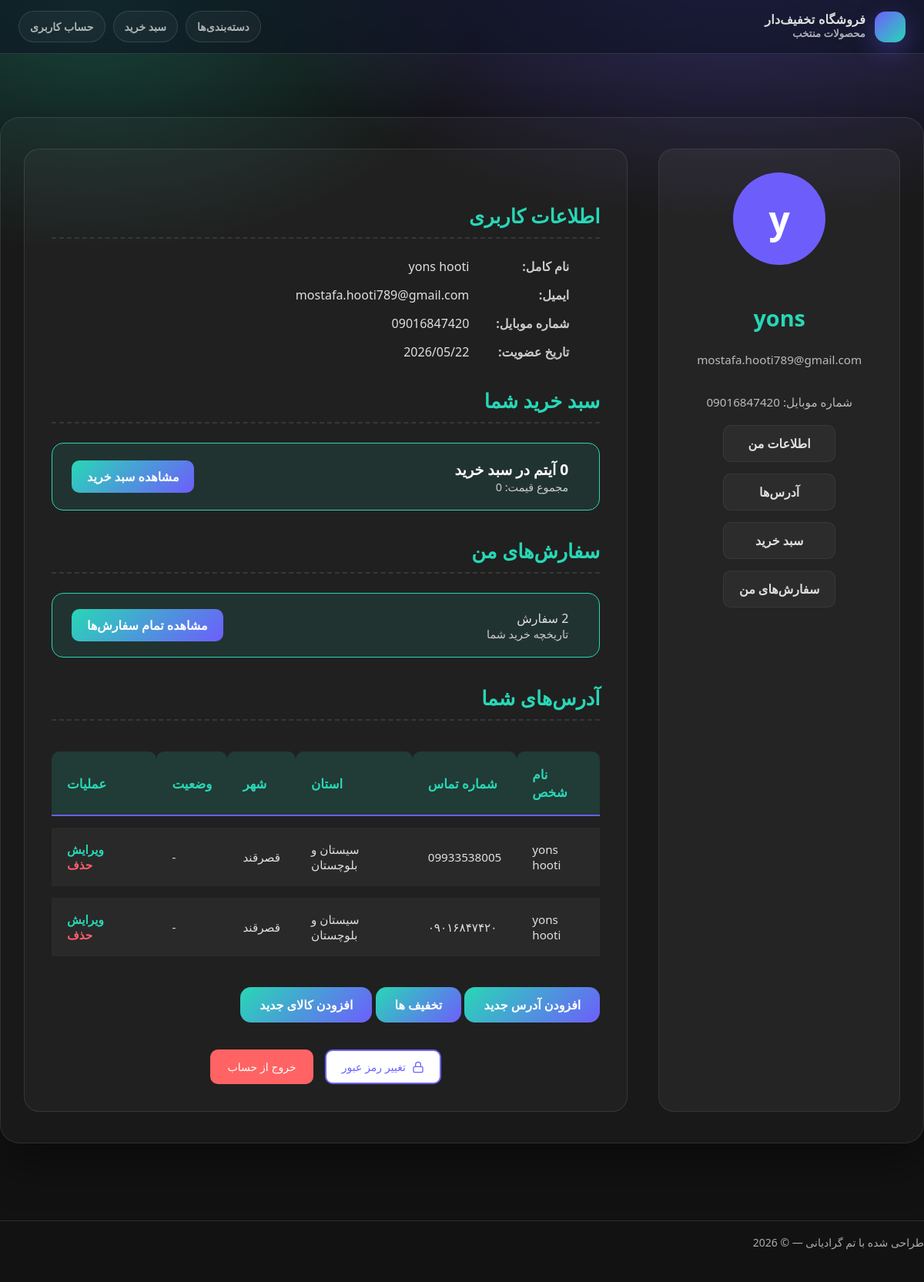
The page /account/profile/ (signed in) on the database its author committed.
### account/models.py (models this page shows, shortened)
class User(AbstractBaseUser, PermissionsMixin):
    phone = models.CharField(max_length=11, unique=True, verbose_name='شماره')
    email = models.EmailField(unique=True,null=True,blank=True,verbose_name="ایمیل")
    first_name = models.CharField(max_length=55, null=True, blank=True, verbose_name='اسم')
    last_name = models.CharField(max_length=55, null=True, blank=True, verbose_name='فامیل')
    is_active = models.BooleanField(default=True)
    is_staff = models.BooleanField(default=False)
    created_at = models.DateTimeField(auto_now_add=True)
    updated_at = models.DateTimeField(auto_now=True)
    date_joined = models.DateTimeField(default=timezone.now)
    manager = UserManager()
    USERNAME_FIELD = 'phone'
    REQUIRED_FIELDS = ["first_name", 'last_name']
    class Meta:
        ordering = ['-created_at']
        indexes = [
            models.Index(fields=["-created_at"]),
        ]

class AddressUser(models.Model):
    user = models.ForeignKey(User, on_delete=models.CASCADE, related_name='user', verbose_name="کاربر")
    phone_number = models.CharField(max_length=11, null=True, blank=True, verbose_name="شماره")
    first_name = models.CharField(max_length=55, verbose_name='اسم', null=True, blank=True)
    last_name = models.CharField(max_length=55, verbose_name='فامیل', null=True, blank=True)
    province = models.CharField(max_length=255, null=True, blank=True, verbose_name="استان")
    city = models.CharField(max_length=255, null=True, blank=True, verbose_name="شهر")
    cod_post = models.CharField(max_length=10, null=True, blank=True, verbose_name="کد پستی")
    created_at = models.DateTimeField(auto_now_add=True)
    updated_at = models.DateTimeField(auto_now=True)
    class Meta:
        ordering = ['-created_at']
        indexes = [
            models.Index(fields=["-created_at"]),
        ]

### account/views.py (the view, shortened to what this page needs)
# urls.py: path('profile/', views.ProfileView.as_view(), name='profile'),
class ProfileView(UserPassesTestMixin, generic.TemplateView):
    template_name = 'account/profile.html'
    def test_func(self):
        if not self.request.user.is_authenticated:
            return False
        return True
    def get_context_data(self, **kwargs):
        try:
            context = super().get_context_data(**kwargs)
            context['address_user'] = AddressUser.objects.filter(user=self.request.user)
            cart = Cart(self.request)
            order = Order.objects.filter(user=self.request.user)
            context['orders_count'] = len(order)
            context["total_price"] = cart.total_price()
            context["cart_item_count"] = cart.get_item_count()
            return context
        except Exception as e:
            logging.error(f"مشکل در دریافت اطلاعات اطلاعت کاربر {e} ", exc_info=True)
            raise Exception("مشکل در دریافت اطلاعات اطلاعت کاربر ")

### cart/cart.py (called while the page is built)
    def total_price(self):
        total = []
        for i, j in self.cart.items():
            total.append(int(j['old_price']) * int(j['quantity']))
        return sum(total)

    def get_item_count(self):
        return len(self.cart)

### cart/context_processors.py (called while the page is built)
def cart(request):
    return {'cart': Cart(request)}

### account/templates/account/profile.html (shortened to what this page needs)
{% extends "parent/base.html" %}
{% block content %}
<div class="profile-container">
    <div class="profile-sidebar">
        <div class="avatar">
            {% if user.first_name %}
            {{ user.first_name|slice:":1" }}
            {% elif user.username %}
            {{ user.username|slice:":1" }}
            {% else %}
            <i class="fas fa-user"></i>
            {% endif %}
        </div>
        <h3>{{ user.get_full_name|default:user.first_name }}</h3>
        <p>{{ user.email|default:"ایمیل وارد نشده" }}</p>
        <p>شماره موبایل: {{ user.phone|default:"ثبت نشده" }}</p>
        <div class="user-links">
            <div class="user-links">
                <a href="{% url 'account:profile' %}" class="user-link">
                     اطلاعات من
                </a>
                <a href="#addresses">آدرس‌ها</a>
                <a href="{% url 'cart:detail_cart' %}" class="user-link">
                     سبد خرید
                </a>
                <a href="{% url 'order:order_list' %}" class="user-link">
                     سفارش‌های من
                </a>
            </div>
        </div>
    </div>
    <div class="profile-content">
        <section id="user-info" class="profile-section">
            <h4>اطلاعات کاربری</h4>
            <ul class="user-info-list">
                <li><strong>نام کامل:</strong> {{ user.first_name }} {{user.last_name}}</li>
                <li><strong>ایمیل:</strong> {{ user.email|default:"-' -" }}</li>
                <li><strong>شماره موبایل:</strong> {{ user.phone|default:"-' -" }}</li>
                <li><strong>تاریخ عضویت:</strong> {{ user.date_joined|date:"Y/m/d" }}</li>
            </ul>
        </section>
        <section id="cart" class="profile-section">
            <h4>سبد خرید شما</h4>
            <div class="cart-summary">
                <div class="cart-info">
                    <div class="cart-details">
                        <h5>{{ cart_item_count|default:0 }} آیتم در سبد خرید</h5>
                        <p>مجموع قیمت: {{ total_price }}</p>
                    </div>
                </div>
                <a href="{% url 'cart:detail_cart' %}" class="view-cart-btn">مشاهده سبد خرید</a></div>
        </section>
        <section class="profile-section" id="orders-summary">
            <h4 class="section-title">سفارش‌های من</h4>
            <div class="cart-summary">
                <div class="cart-info">
                    <div class="cart-details">
                <span class="cart-items-count">
                    {{ orders_count|default:"0" }} سفارش
                </span>
                        <p class="text-muted small mb-0">تاریخچه خرید شما</p>
                    </div>
                </div>
                <a href="{% url 'order:order_list' %}"
                   class="view-cart-btn w-100 text-center d-block text-decoration-none mt-3">
                    مشاهده تمام سفارش‌ها
                </a>
            </div>
        </section>
        <section id="addresses" class="profile-section">
            <h4>آدرس‌های شما</h4>
            <div class="address-table-wrapper">
                <table class="address-table">
                    <thead>
                    <tr>
                        <th>نام شخص</th>
                        <th>شماره تماس</th>
                        <th>استان</th>
                        <th>شهر</th>
                        <th>وضعیت</th>
                        <th>عملیات</th>
                    </tr>
                    </thead>
                    <tbody>
                    {% for address in address_user %}
                    <tr>
                        <td>{{ address.user.first_name }} {{ address.user.last_name }}</td>
                        <td>{{ address.phone_number }}</td>
                        <td>{{ address.province }}</td>
                        <td>{{ address.city }}</td>
                        <td>
                            {% if address.is_default %}
                            <span class="badge-default">پیش‌فرض</span>
                            {% else %}
                            -
                            {% endif %}
                        </td>
                        <td class="actions">
                            <a href="{% url 'account:edit_address' address.pk %}" class="edit-link"> ویرایش</a>
                            <a href="{% url 'account:delete_address' address.pk %}"
                               onclick="return confirm('آیا از حذف این آدرس مطمئن هستید؟');" class="delete-link"> حذف</a>
                        </td>
                    </tr>
                    {% empty %}
                    <tr>
                        <td colspan="6" style="text-align: center; padding: 30px;">هیچ آدرسی ثبت نشده است.</td>
                    </tr>
                    {% endfor %}
                    </tbody>
                </table>
            </div>
            <a href="{% url 'account:address_create' %}" class="add-address-btn">
                افزودن آدرس جدید</a>
            {% if user.is_superuser %}
            <a href="{% url 'coupon:coupon_list' %}" class="add-address-btn">
                تخفیف ها</a>
            <a href="{% url 'catalog:create_product' %}" class="add-address-btn">
                افزودن کالای جدید</a>
            {% endif %}
        </section>
        <div class="profile-actions-container">
            <a href="{% url 'account:password_change' %}" class="btn-shared btn-change-pass">
                <svg class="icon-lock" viewBox="0 0 24 24">
                    <rect x="3" y="11" width="18" height="11" rx="2" ry="2"></rect>
                    <path d="M7 11V7a5 5 0 0 1 10 0v4"></path>
                </svg>
                تغییر رمز عبور
            </a>
            <a href="{% url 'account:logout' %}" class="btn-shared btn-logout">
                خروج از حساب
            </a>
        </div>
    </div>
</div>
{% endblock %}

### catalog/templates/parent/base.html (style rules this page uses)
:root { --bg: #0b1220; --card: rgba(255,255,255,.06); --card2: rgba(255,255,255,.09); --text: rgba(255,255,255,.92); --muted: rgba(255,255,255,.65); --border: rgba(255,255,255,.12); --primary: #6d5efc; --primary2: #28d7b6; --danger: #ff4d6d; --shadow: 0 18px 60px rgba(0,0,0,.35); --radius: 18px; }
* { box-sizing: border-box; }
body { margin:0; font-family:"Vazirmatn", system-ui, -apple-system, Segoe UI, Roboto, Arial; background: radial-gradient(1200px 700px at 80% -100px, rgba(109,94,252,.38), transparent 55%), radial-gradient(1000px 650px at 10% 0px, rgba(40,215,182,.25), transparent 50%), var(--bg); color: var(--text); }
a { color: inherit; text-decoration: none; }

### rows shown on the page
User: first_name "y", get_full_name "yons", email "mostafa.hooti789@gmail.com", phone "09016847420", first_name "yons", last_name "hooti", date_joined "2026/05/22"
AddressUser: user.first_name "yons", user.last_name "hooti", phone_number "09933538005", province "سیستان و بلوچستان", city "قصرقند"
AddressUser: user.first_name "yons", user.last_name "hooti", phone_number "۰۹۰۱۶۸۴۷۴۲۰", province "سیستان و بلوچستان", city "قصرقند"

### other values the page prints
{{ cart_item_count|default:0 }} "0"
{{ total_price }} "0"
